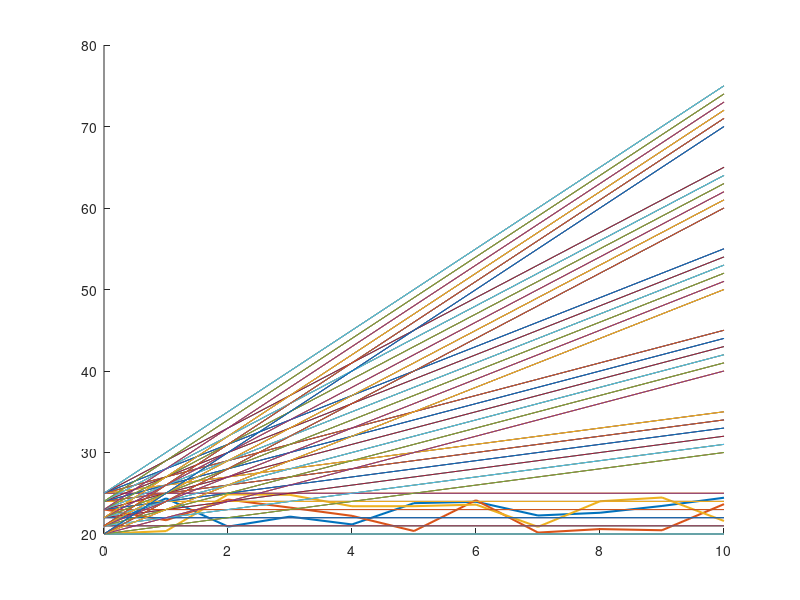
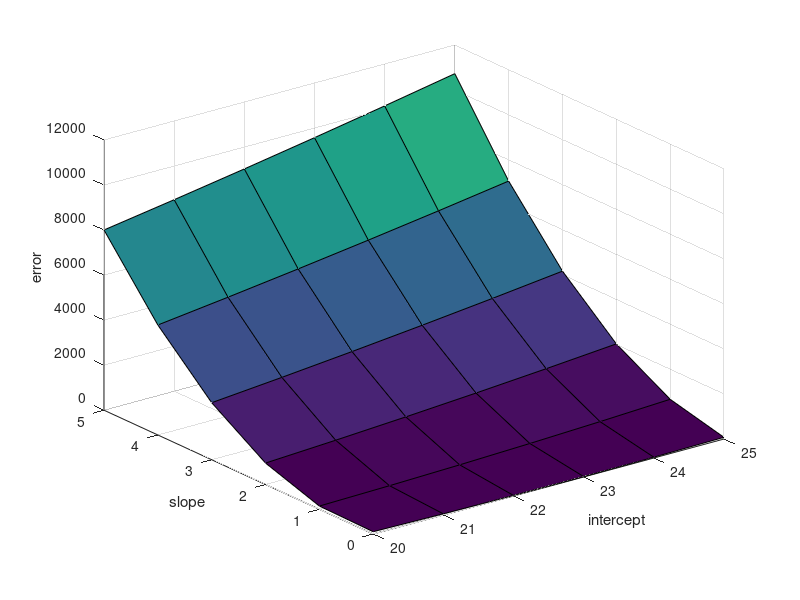
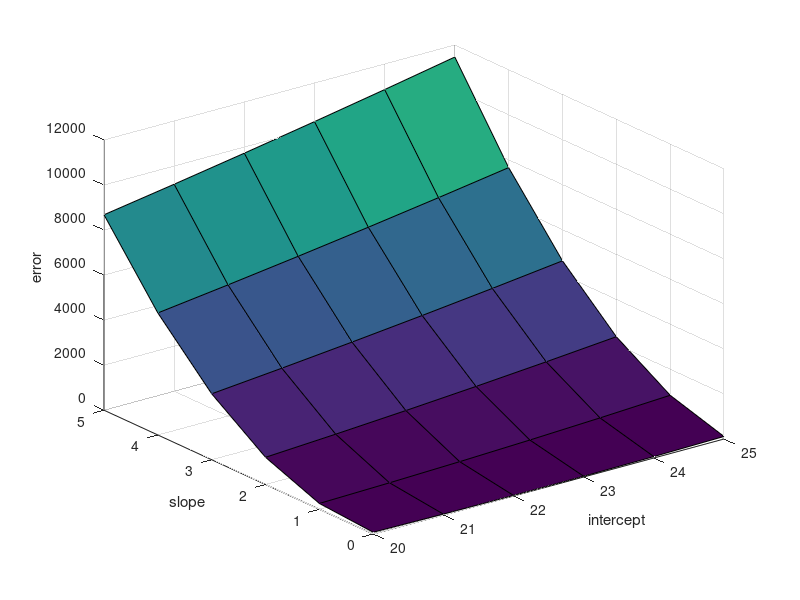
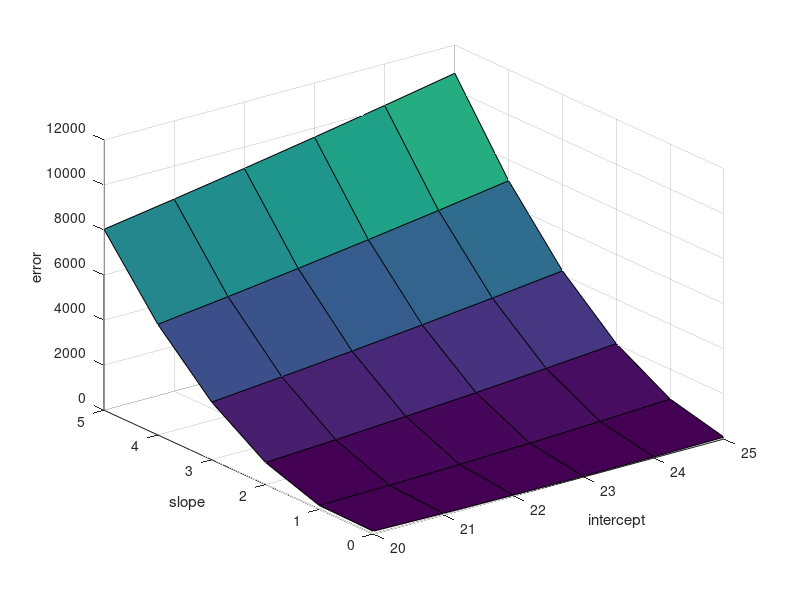

Reproduce these figures in MATLAB, in order.
%assuming all the data is available on the server and the average data is
%taken for fitting. Here the issue of privacy comes in since the entire
%data is available at the server.

tic
sig=2;
mu=2;
weight=0:1:10;
slope=0:1:5;
intercept=20:1:25;

%temperature data from 3 independent sensors

height1=(25-20).*rand(1,length(weight)) + 20; 
height2=(25-20).*rand(1,length(weight)) + 20;
height3=(25-20).*rand(1,length(weight)) + 20;
% height1=2*weight+22;
% height2=2*weight+21;
% height3=2*weight+23;
hold on
plot(weight,height1,"linewidth",1.5)
plot(weight,height2,"linewidth",1.5)
plot(weight,height3,"linewidth",1.5)
error1=zeros(length(slope),length(intercept)); %to store mean squared errors
error2=zeros(length(slope),length(intercept)); %to store mean squared errors
error3=zeros(length(slope),length(intercept)); %to store mean squared errors

%calculating mean squared errors
for i=1:length(slope)
    for j=1:length(intercept)
        predop=weight*slope(i)+intercept(j);
        error=0;
        hold on
        plot(weight,predop)
        for k=1:length(predop)
            error=error+(height1(k)-predop(k))^2;
        end
        error1(i,j)=error;
    end
end
for i=1:length(slope)
    for j=1:length(intercept)
        predop=weight*slope(i)+intercept(j);
        error=0;
        hold on
        plot(weight,predop)
        for k=1:length(predop)
            error=error+(height2(k)-predop(k))^2;
        end
        error2(i,j)=error;
    end
end
for i=1:length(slope)
    for j=1:length(intercept)
        predop=weight*slope(i)+intercept(j);
        error=0;
        hold on
        plot(weight,predop)
        for k=1:length(predop)
            error=error+(height3(k)-predop(k))^2;
        end
        error3(i,j)=error;
    end
end
%plotting mean squared errors
figure
[X,Y]=meshgrid(intercept,slope);
 surf(X,Y,error1);
 xlabel("intercept")
 ylabel("slope")
 zlabel("error")
 figure
[X,Y]=meshgrid(intercept,slope);
 surf(X,Y,error2);
 xlabel("intercept")
 ylabel("slope")
 zlabel("error")
 figure
[X,Y]=meshgrid(intercept,slope);
 surf(X,Y,error3);
 xlabel("intercept")
 ylabel("slope")
 zlabel("error")
 
%fed SGD

niter=1000;
 steps=-inf;
 stepi=-inf;
 lrs=0.0003;  %learning rate for calculating grad wrt slope
 lri=0.0009;   %learning rate for calculating grad wrt intercept
 iter=0;
 k=slope(1);  %starting from inital value of slope
 l=intercept(1); %starting from inital value of intercept
 while(steps<=-0.01 && iter<=niter)  %terminating conditions
     gradients1=0;  %gradient wrt slope 
     gradienti1=0;  %gradient wrt intercept 
     height=(height1+height2+height3)/3; %assuming all data is available at server
     for i=1:length(weight)
         gradients1=gradients1+(-2*(height(i)-(weight(i)*k+l))*weight(i));
     end
     
     for i=1:length(weight)
         gradienti1=gradienti1+(-2*(height(i)-(weight(i)*k+l)));
     end
%      gradients
    if(steps<=-0.01)
     steps=gradients1*lrs;  %server side 
    end
    if(stepi<=-0.01)
     stepi=gradienti1*lri;  %server side 
    end
     k=k-steps;
     l=l-stepi;
     iter=iter+1;
 end
  predslope=k
 predintercept=l
 iter
 figure
 plot(weight,height1)
 hold on
 plot(weight,height2)
 plot(weight,height3)
 plot(weight,weight*predslope+predintercept,"linewidth",1.5)
 toc
 
 %next 10 temperature predictions
    new=11:1:21;
 predictions=new*predslope+predintercept